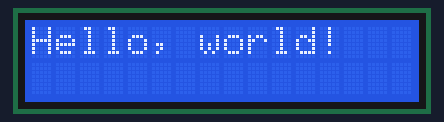
Simulated run of this sketch. Board: Arduino Uno, built with avr-gcc and run on an emulated ATmega328P. Shown: 16×2 character LCD.

Above: at 0.1 s.
At 4.2 s:
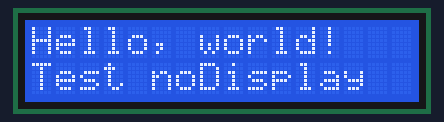
At 7.2 s:
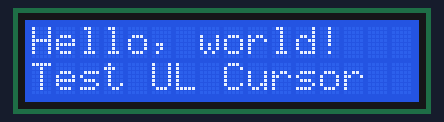
At 13.2 s:
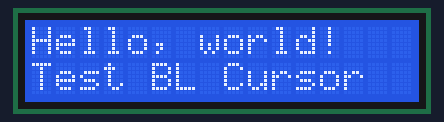
At 19.2 s:
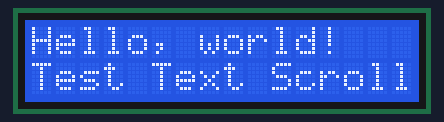
At 27.7 s:
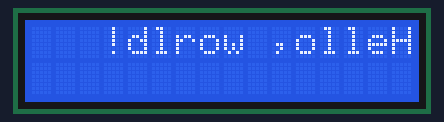

The sketch:

TEST_LCD.ino
```cpp
//MUHAMMAD RAMADHAN
//TEST LCD

#include <Wire.h>
#include <LiquidCrystal_I2C.h>
LiquidCrystal_I2C lcd(0x27, 16, 2);
void setup()
{
}
void loop()
{
lcd.begin();
  lcd.print("Hello, world!");
  delay (1000);
  lcd.setCursor(0,1);
  lcd.print("Test Backlight  ");
  delay (1000);

 for (int i=0; i<5; i++){
 lcd.noBacklight();
  delay(200);
  lcd.backlight();
  delay(200);}
  lcd.setCursor(0,1);
  lcd.print("Test noDisplay");
  delay (1000);
  for (int i=0; i<5; i++){
  lcd.noDisplay();
  delay(200);
  lcd.display();
  delay(200);}
  lcd.setCursor(0,1);
  lcd.print("Test UL Cursor ");
  delay (1000);
  for (int i=0; i<5; i++){
  lcd.cursor();
  delay(500);
  lcd.noCursor();
  delay(500);}
  lcd.setCursor(0,1);
  lcd.print("Test BL Cursor ");
  delay (1000);
  for (int i=0; i<5; i++){
  lcd.blink();
  delay(500);
  lcd.noBlink();
  delay(500);}
  lcd.setCursor(0,1);
  lcd.print("Test Text Scroll");
  delay (1000);
  lcd.setCursor(0,0);
  lcd.print("Hello, world!");
  for (int i=0; i<16; i++){
  lcd.scrollDisplayRight();
  delay(200);}
  for (int i=0; i<16; i++){
  lcd.scrollDisplayLeft();
  delay(200);}
  lcd.setCursor(0,1);
  lcd.print("<- Right to Left");
  delay (1000);
  lcd.clear();
  lcd.rightToLeft();
  lcd.setCursor(15,0);
  lcd.print("Hello, world!");
  delay(3000);
  lcd.clear();
  lcd.setCursor(0,1);
  lcd.print("Left to Right ->");
  delay (1000);
  lcd.leftToRight();
  lcd.setCursor(0,0);
  lcd.print("Hello, world!");
}
```

Measured:
- what the display in image 0 shows lasts 1.0 s, from 0.1 s to 1.1 s
- what the display in image 5 shows lasts 3.0 s, from 27.7 s to 30.7 s
